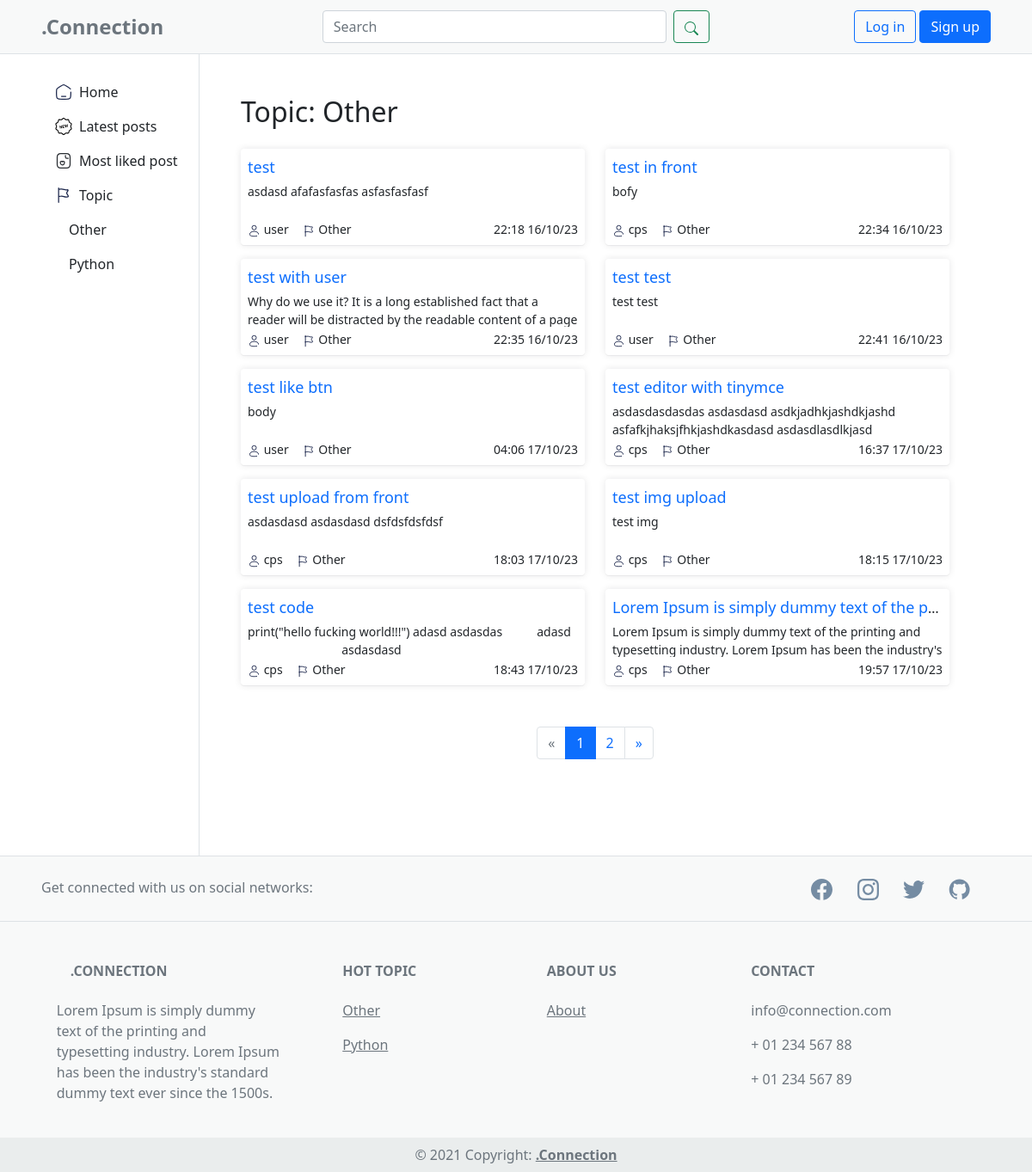
The page /posts/topic/1/ on the database as committed earlier.
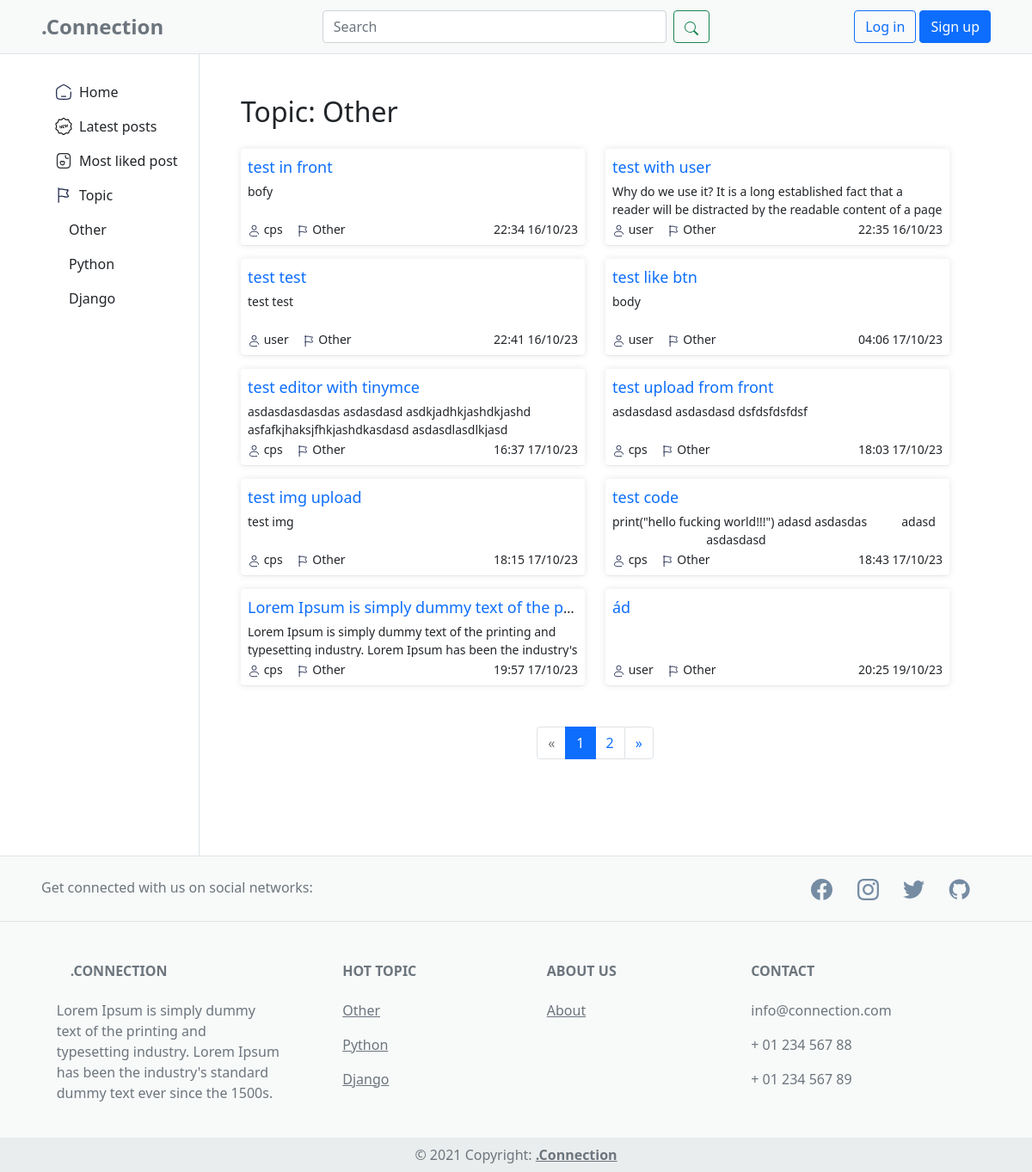
The same page on the database as committed later.
### app/models.py (models this page shows, shortened)
class Topic(models.Model):
    name = models.CharField(max_length=100)
    def __str__(self):
        return self.name

class Post(models.Model):
    title = models.CharField(max_length=200)
    content = HTMLField()
    user = models.ForeignKey(User, on_delete=models.CASCADE, default=None)
    likes = models.ManyToManyField(User, related_name='liked_posts')
    pub_date = models.DateTimeField(auto_now_add=True)
    topic = models.ForeignKey(Topic, on_delete=models.CASCADE, default=1)

### app/views.py (the view)
# urls.py: path('posts/topic/<int:topic_id>/', views.ListPostByTopic.as_view(), name='post_by_topic'),
class ListPostByTopic(ListView):
    model = Post
    template_name = 'app/post_by_topic.html'
    context_object_name = 'post_by_topic'
    paginate_by = 10
    def get_queryset(self):
        topic_id = self.kwargs.get('topic_id')
        return Post.objects.filter(topic_id=topic_id)
    def get_context_data(self, **kwargs):
        context = super().get_context_data(**kwargs)
        topic_id = self.kwargs.get('topic_id')
        topic = Topic.objects.get(id=topic_id)
        context['topic_name'] = topic.name
        paginator = context['paginator']
        page = self.request.GET.get('page')
        try:
            posts = paginator.get_page(page)
        except EmptyPage:
            posts = paginator.get_page(1)
        current_page = posts.number
        total_pages = paginator.num_pages
        if total_pages <= 5:
            page_range = range(1, total_pages + 1)
        elif current_page <= 3:
            page_range = range(1, 6)
        elif current_page >= total_pages - 2:
            page_range = range(total_pages - 4, total_pages + 1)
        else:
            page_range = range(current_page - 2, current_page + 3)
        context['page_range'] = page_range
        return context

### app/context_processors.py (called while the page is built)
def topics(request):
    topics = Topic.objects.all()
    return {'topics': topics}

### templates/app/post_by_topic.html (shortened to what this page needs)
{% extends "components/base.html"%}
{% load static %}
{% block extrastyles %}
<link rel="stylesheet" type="text/css" href="{% static 'css/app.css' %}" />
{% endblock extrastyles %}
{% block content %}
<h2>Topic: {{topic_name}}</h2>
<div class="main-body-posts">
  <div class="row">
    {% for post in post_by_topic %}
    <div class="col-xl-6">
      <div class="rounded p-2 mt-3 post-card">
        <div class="text-truncate mb-1">
          <a class="text-decoration-none text-md" href="{% url 'post' id=post.id %}">{{ post.title }}</a>
        </div>
        <div>
          <p class="m-0 text-truncate text-sm text-wrap post-content">
            {{ post.content|striptags }}
          </p>
          <div class="m-0 mt-1 text-sm d-flex justify-content-between">
            <div class="d-flex gap-3">
              <div>
                <span>{{post.user}}</span>
              </div>
              <div>
                <span>{{post.topic}}</span>
              </div>
            </div>
            <span>{{post.pub_date|date:"H:i d/m/y" }}</span>
          </div>
        </div>
      </div>
    </div>
    {% endfor %}
  </div>
</div>
<nav class="d-flex justify-content-center mt-5" aria-label="Pagination">
  <ul class="pagination">
    {% if page_obj.has_previous %}
    <li class="page-item"><a class="page-link" href="?page={{ page_obj.previous_page_number }}">&laquo;</a></li>
    {% else %}
    <li class="page-item disabled"><span class="page-link">&laquo;</span></li>
    {% endif %}
    {% for i in page_range %}
    {% if page_obj.number == i %}
    <li class="page-item active"><span class="page-link">{{ i }} </span></li>
    {% elif i == page_range.0 or i == page_range.1 or i == page_range|last %}
    <li class="page-item"><a class="page-link" href="?page={{ i }}">{{ i }}</a></li>
    {% endif %}
    {% endfor %}
    {% if page_obj.has_next %}
    <li class="page-item"><a class="page-link" href="?page={{ page_obj.next_page_number }}">&raquo;</a></li>
    {% else %}
    <li class="page-item disabled"><span class="page-link">&raquo;</span></li>
    {% endif %}
  </ul>
</nav>
{% endblock content %}

### templates/components/side.html (shortened to what this page needs)
<div class="col-2 d-none d-lg-block border-end px-0">
  <div class="d-flex flex-column align-items-center align-items-sm-start px-3 pt-2 text-white">
    <ul class="nav nav-pills flex-column mb-sm-auto mb-0 mt-3 align-items-center align-items-sm-start" id="menu">
      <li class="nav-item">
        <a href="{% url "index" %}" class="nav-link align-middle px-0 d-flex align-items-center gap-1">
          <span class="ms-1 d-none d-sm-inline text-dark side-ele">
            Home
          </span>
        </a>
      </li>
      <li>
        <a href="{% url "latest_posts" %}" class="nav-link px-0 align-middle d-flex align-items-center gap-1">
          <span class="ms-1 d-none d-sm-inline text-dark side-ele">Latest posts</span></a>
      </li>
      <li>
        <a href="{% url "most_liked_posts" %}" class="nav-link px-0 align-middle d-flex align-items-center gap-1">
          <span class="ms-1 d-none d-sm-inline text-dark side-ele">Most liked post</span></a>
      </li>
      <li>
        <a href="#submenu1" data-bs-toggle="collapse" class="nav-link px-0 align-middle d-flex align-items-center gap-1">
          <span class="ms-1 d-none d-sm-inline text-dark side-ele">Topic </span>
        </a>
        <ul class="collapse show nav flex-column ms-xxl-5 ms-3" id="submenu1" data-bs-parent="#menu">
          {% for topic in topics %}
          <li class="">
            <a href="{% url "post_by_topic" topic.id %}" class="nav-link px-0">
              <span class="d-none d-sm-inline text-dark side-ele">{{topic}}</span>
            </a>
          </li>
          {% endfor %}
        </ul>
      </li>
    </ul>
  </div>
</div>

### templates/components/footer.html (shortened to what this page needs)
<footer class="text-center text-lg-start footer text-muted">
  <section class="d-flex justify-content-center justify-content-lg-between p-4 px-5 border-bottom">
    <div class="me-5 d-none d-lg-block">
      <span>Get connected with us on social networks:</span>
    </div>
    <div>
      <a href="#" class="me-4 link-secondary text-decoration-none">
      </a>
      <a href="#" class="me-4 link-secondary text-decoration-none">
      </a>
      <a href="#" class="me-4 link-secondary text-decoration-none">
      </a>
      <a href="#" class="me-4 link-secondary text-decoration-none">
      </a>
    </div>
  </section>
  <section class="">
    <div class="container text-center text-md-start mt-5">
      <div class="row mt-3">
        <div class="col-md-3 col-lg-4 col-xl-3 mx-auto mb-4">
          <h6 class="text-uppercase fw-bold mb-4">
            .Connection
          </h6>
          <p>
            Lorem Ipsum is simply dummy text of the printing and typesetting industry. Lorem Ipsum has been the
            industry's standard dummy text ever since the 1500s.
          </p>
        </div>
        <div class="col-md-2 col-lg-2 col-xl-2 mx-auto mb-4">
          <h6 class="text-uppercase fw-bold mb-4">Hot Topic</h6>
          {% for topic in topics %}
          <p>
            <a href="{% url "post_by_topic" topic.id %}" class="text-reset">{{topic}}</a>
          </p>
          {% endfor %}
        </div>
        <div class="col-md-3 col-lg-2 col-xl-2 mx-auto mb-4">
          <h6 class="text-uppercase fw-bold mb-4">About us</h6>
          <p>
            <a href="#!" class="text-reset">About</a>
          </p>
        </div>
        <div class="col-md-4 col-lg-3 col-xl-3 mx-auto mb-md-0 mb-4">
          <h6 class="text-uppercase fw-bold mb-4">Contact</h6>
          <p>
            info@connection.com
          </p>
          <p>
            + 01 234 567 88
          </p>
          <p>
            + 01 234 567 89
          </p>
        </div>
      </div>
    </div>
  </section>
  <div class="text-center p-2" style="background-color: #EAEDED">
    © 2021 Copyright:
    <a class="text-reset fw-bold" href="#">.Connection</a>
  </div>
</footer>

Rows that differ between the two databases and show on the page:
no longer on this page (row edited): Post: title "test", content "asdasd afafasfasfas asfasfasfasf", user "user", topic "Other", pub_date "22:18 16/10/23"
added Topic: name "Django"
now on this page (row unchanged): Post: title "ád", user "user", topic "Other", pub_date "20:25 19/10/23"
